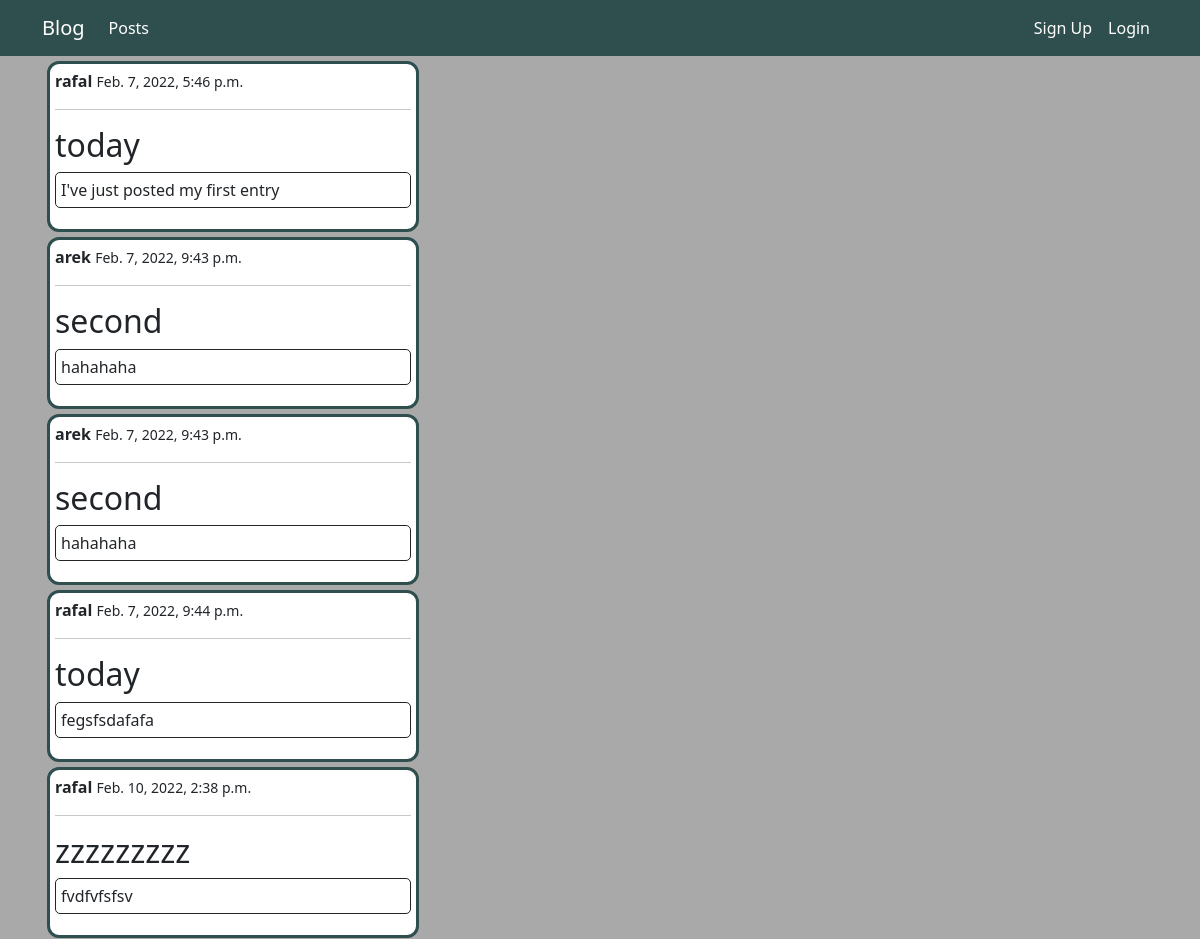
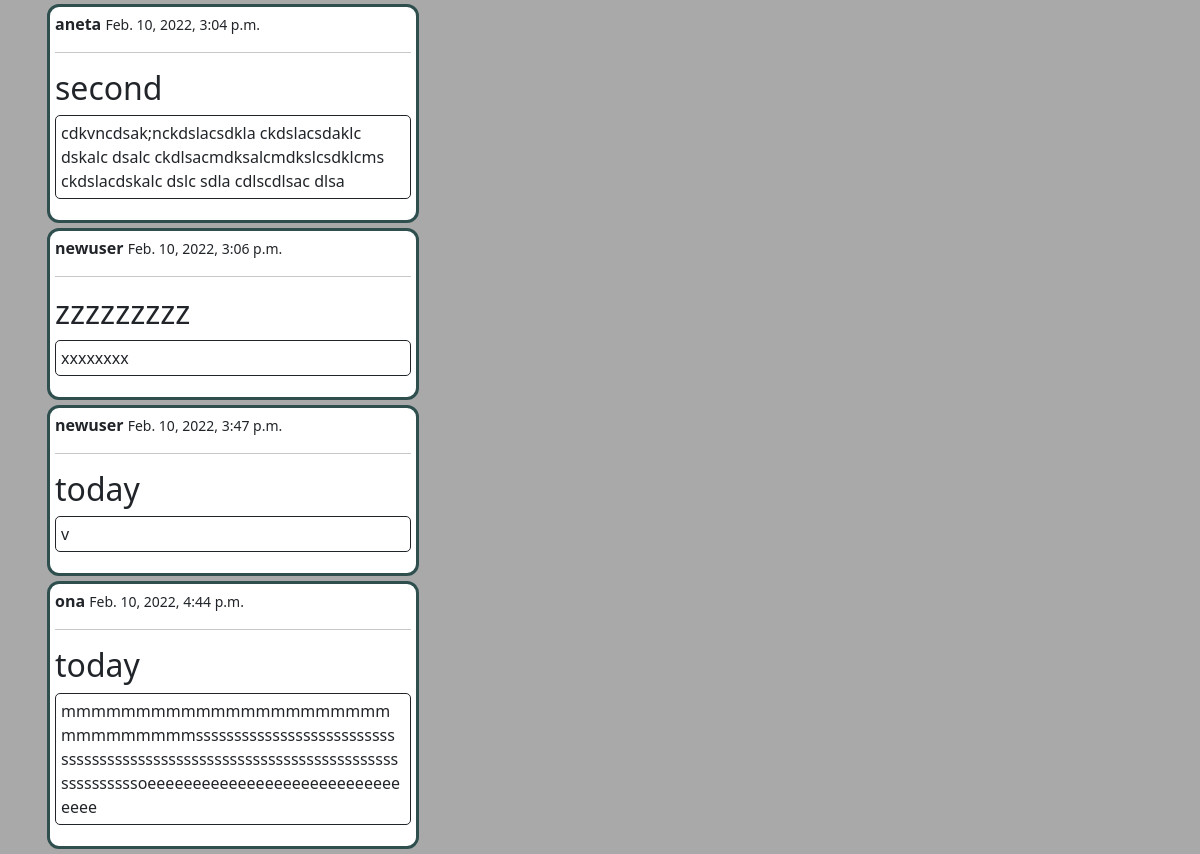
The page / on the database its author committed (2 pictures, top to bottom).
### blog/models.py (models this page shows, shortened)
class Post(Model):
    author = ForeignKey(User, on_delete=CASCADE)
    title = CharField(max_length=128)
    content = TextField()
    created = DateTimeField(default=timezone.now)

### blog/views.py (the view)
# urls.py: path('', PostListView.as_view(), name='post'),
class PostListView(ListView):
    template_name = 'blog/post_list.html'
    model = Post
    def get_context_data(self, **kwargs):
        context = super(PostListView, self).get_context_data(**kwargs)
        context['posts'] = Post.objects.all()
        return context

### templates/blog/post_list.html (shortened to what this page needs)
{% extends 'base.html' %}
{% load static %}
{% block content %}
    {% for post in posts %}
        <article class="col-4 card ">
            <div>
                <div>
                    <b>{{ post.author }}</b>
                    <small>{{ post.created }}</small>
                </div>
                <hr>
                <h2>{{ post.title }}</h2>
                <p class="card2">{{ post.content }}</p>
            </div>
        </article>
    {% endfor %}
{% endblock %}

### templates/base.html (shortened to what this page needs)
{% load static %}
<!DOCTYPE html>
<html lang="en">
<head>
    <link href="https://cdn.jsdelivr.net/npm/bootstrap@5.1.3/dist/css/bootstrap.min.css" rel="stylesheet"
>
    <link rel="stylesheet" href="{% static 'css/style.css' %}" type="text/css">
</head>
<body>
<nav class="navbar navbar-expand navbar-dark bg-primary">
    <div class="container">
        <div class="navbar-header">
            <a class=" navbar-brand" href="#">Blog</a>
        </div>
        <div class="collapse navbar-collapse">
            <ul class="nav navbar-nav ">
                <li><a class="nav-item nav-link active" href="{% url 'post' %}">Posts</a></li>
            </ul>
        </div>
        <ul class="nav navbar-nav navbar-right">
            {% if user.is_authenticated %}
                <span class="nav-item nav-link">Welcome {{ user.username }}</span>
                <li><a class="nav-item nav-link active" href="{% url 'my-account' %}"><span
                        class="glyphicon glyphicon-user"></span>My Account</a>
                <li><a class="nav-item nav-link active" href="{% url 'logout' %}"><span
                        class="glyphicon glyphicon-user"></span>Logout</a>
                    {% else %}
                <li><a class="nav-item nav-link active" href="{% url 'register' %}">Sign Up</a>
                </li>
                <li><a class="nav-item nav-link active" href="{% url 'login' %}"> Login</a>
                </li>
            {% endif %}
        </ul>
    </div>
</nav>
<div class="container">
    <div class="jumbotron">
        {% block content %}{% endblock %}
    </div>
</div>
</body>
</html>

### static/css/style.css (style rules this page uses)
body { background: darkgray; }
article { margin: 5px 5px; padding: 5px 5px; }
.card { border: 3px solid darkslategrey; border-radius: 12px; }
.card2 { border: solid 1px; padding: 5px 5px; border-radius: 5px; }
.bg-primary { background-color: darkslategrey!important; }

### rows shown on the page
Post: author "rafal", created "Feb. 7, 2022, 5:46 p.m.", title "today", content "I've just posted my first entry"
Post: author "arek", created "Feb. 7, 2022, 9:43 p.m.", title "second", content "hahahaha"
Post: author "arek", created "Feb. 7, 2022, 9:43 p.m.", title "second", content "hahahaha"
Post: author "rafal", created "Feb. 7, 2022, 9:44 p.m.", title "today", content "fegsfsdafafa"
Post: author "rafal", created "Feb. 10, 2022, 2:38 p.m.", title "zzzzzzzzz", content "fvdfvfsfsv"
Post: author "aneta", created "Feb. 10, 2022, 3:04 p.m.", title "second", content "cdkvncdsak;nckdslacsdkla ckdslacsdaklc dskalc dsalc ckdlsacmdksalcmdkslcsdklcms ckdslacdskalc dslc sdla cdlscdlsac dlsa"
Post: author "newuser", created "Feb. 10, 2022, 3:06 p.m.", title "zzzzzzzzz", content "xxxxxxxx"
Post: author "newuser", created "Feb. 10, 2022, 3:47 p.m.", title "today", content "v"
Post: author "ona", created "Feb. 10, 2022, 4:44 p.m.", title "today", content "mmmmmmmmmmmmmmmmmmmmmmmmmmmmmmmssssssssssssssssssssssssss ssssssssssssssssssssssssssssssssssssssssssssssssssssssoeeeeeeeeeeeeeeeeeeeeeeeeeeeeeeee"
